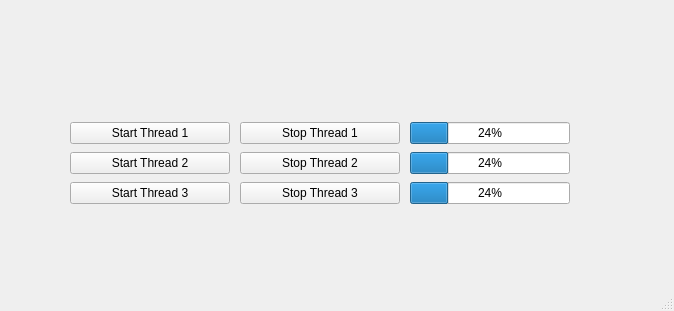
<?xml version="1.0" encoding="UTF-8"?>
<ui version="4.0">
 <class>MainWindow</class>
 <widget class="QMainWindow" name="MainWindow">
  <property name="geometry">
   <rect>
    <x>0</x>
    <y>0</y>
    <width>674</width>
    <height>311</height>
   </rect>
  </property>
  <property name="windowTitle">
   <string>MainWindow</string>
  </property>
  <widget class="QWidget" name="centralwidget">
   <widget class="QFrame" name="frame">
    <property name="geometry">
     <rect>
      <x>60</x>
      <y>100</y>
      <width>551</width>
      <height>131</height>
     </rect>
    </property>
    <property name="whatsThis">
     <string>&lt;html&gt;&lt;head/&gt;&lt;body&gt;&lt;p&gt;this is a frame&lt;/p&gt;&lt;/body&gt;&lt;/html&gt;</string>
    </property>
    <widget class="QWidget" name="verticalLayoutWidget_2">
     <property name="geometry">
      <rect>
       <x>180</x>
       <y>20</y>
       <width>160</width>
       <height>89</height>
      </rect>
     </property>
     <layout class="QVBoxLayout" name="verticalLayout_2">
      <item>
       <widget class="QPushButton" name="stop_thread_1_pushButton">
        <property name="text">
         <string>Stop Thread 1</string>
        </property>
       </widget>
      </item>
      <item>
       <widget class="QPushButton" name="stop_thread_2_pushButton">
        <property name="text">
         <string>Stop Thread 2</string>
        </property>
       </widget>
      </item>
      <item>
       <widget class="QPushButton" name="stop_thread_3_pushButton">
        <property name="text">
         <string>Stop Thread 3</string>
        </property>
       </widget>
      </item>
     </layout>
    </widget>
    <widget class="QWidget" name="verticalLayoutWidget">
     <property name="geometry">
      <rect>
       <x>350</x>
       <y>20</y>
       <width>160</width>
       <height>89</height>
      </rect>
     </property>
     <layout class="QVBoxLayout" name="verticalLayout">
      <item>
       <widget class="QProgressBar" name="thread1_progressBar">
        <property name="value">
         <number>24</number>
        </property>
       </widget>
      </item>
      <item>
       <widget class="QProgressBar" name="thread2_progressBar">
        <property name="value">
         <number>24</number>
        </property>
       </widget>
      </item>
      <item>
       <widget class="QProgressBar" name="thread3_progressBar">
        <property name="value">
         <number>24</number>
        </property>
       </widget>
      </item>
     </layout>
    </widget>
    <widget class="QWidget" name="gridLayoutWidget">
     <property name="geometry">
      <rect>
       <x>10</x>
       <y>20</y>
       <width>160</width>
       <height>89</height>
      </rect>
     </property>
     <layout class="QGridLayout" name="gridLayout">
      <item row="1" column="0">
       <widget class="QPushButton" name="start_thread1_pushButton">
        <property name="text">
         <string>Start Thread 1</string>
        </property>
       </widget>
      </item>
      <item row="4" column="0">
       <widget class="QPushButton" name="start_thread3_pushButton">
        <property name="text">
         <string>Start Thread 3</string>
        </property>
       </widget>
      </item>
      <item row="3" column="0">
       <widget class="QPushButton" name="start_thread2_pushButton">
        <property name="text">
         <string>Start Thread 2</string>
        </property>
       </widget>
      </item>
     </layout>
    </widget>
   </widget>
  </widget>
  <widget class="QMenuBar" name="menubar">
   <property name="geometry">
    <rect>
     <x>0</x>
     <y>0</y>
     <width>674</width>
     <height>22</height>
    </rect>
   </property>
  </widget>
  <widget class="QStatusBar" name="statusbar"/>
 </widget>
 <resources/>
 <connections/>
</ui>
